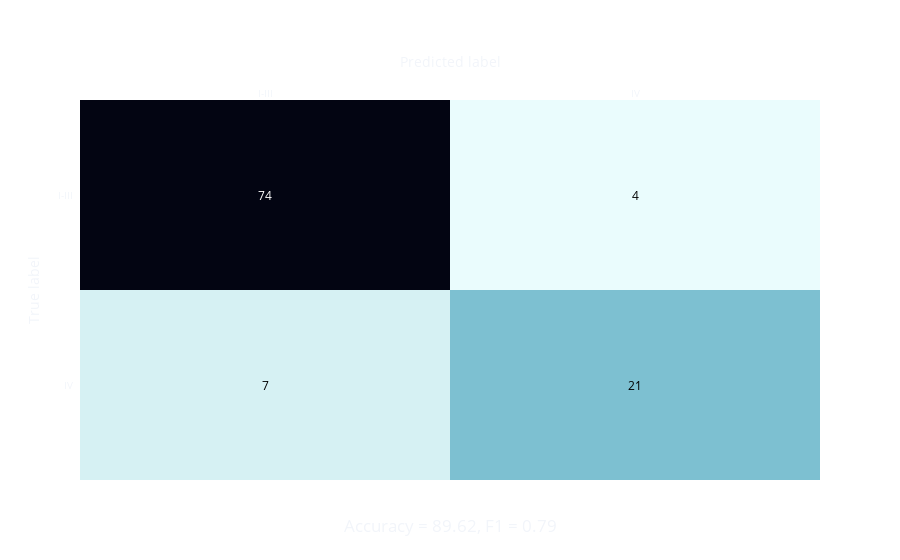

Notebook cell for this chart:
### Code cell
accuracy = accuracy_score(y_true, y_pred.astype(int))
f1 = f1_score(y_true, y_pred.astype(int))
cm = confusion_matrix(y_true, y_pred.astype(int))

title_dict = {
    'text': f'Accuracy = {accuracy*100:.2f}, F1 = {f1:.2f}',
    'x': 0.5,
    'y': 0.05
}

plot_confusion_matrix(cm, labels, title_dict)

### Figure 1 — Plotly figure (JSON) as saved in the notebook; plotly's stock layout.template omitted (floating-point values rounded to 4 significant figures)
{"data": [{"colorscale": [[0.0, "rgb(3, 5, 18)"], [0.09091, "rgb(25, 25, 51)"], [0.1818, "rgb(44, 42, 87)"], [0.2727, "rgb(58, 60, 125)"], [0.3636, "rgb(62, 83, 160)"], [0.4545, "rgb(62, 109, 178)"], [0.5455, "rgb(72, 134, 187)"], [0.6364, "rgb(89, 159, 196)"], [0.7273, "rgb(114, 184, 205)"], [0.8182, "rgb(149, 207, 216)"], [0.9091, "rgb(192, 229, 232)"], [1.0, "rgb(234, 252, 253)"]], "reversescale": true, "showscale": false, "x": ["I-III", "IV"], "y": ["IV", "I-III"], "z": [[7, 21], [74, 4]], "type": "heatmap"}], "layout": {"annotations": [{"font": {"color": "#000000"}, "showarrow": false, "text": "7", "x": "I-III", "xref": "x", "y": "IV", "yref": "y"}, {"font": {"color": "#000000"}, "showarrow": false, "text": "21", "x": "IV", "xref": "x", "y": "IV", "yref": "y"}, {"font": {"color": "#FFFFFF"}, "showarrow": false, "text": "74", "x": "I-III", "xref": "x", "y": "I-III", "yref": "y"}, {"font": {"color": "#000000"}, "showarrow": false, "text": "4", "x": "IV", "xref": "x", "y": "I-III", "yref": "y"}], "xaxis": {"dtick": 1, "gridcolor": "rgb(0, 0, 0)", "side": "top", "ticks": "", "tickfont": {"size": 10}, "title": {"text": "Predicted label"}}, "yaxis": {"dtick": 1, "ticks": "", "ticksuffix": "  ", "tickfont": {"size": 10}, "title": {"text": "True label"}}, "title": {"text": "Accuracy = 89.62, F1 = 0.79", "x": 0.5, "y": 0.05}, "paper_bgcolor": "rgba(0,0,0,0)"}}
